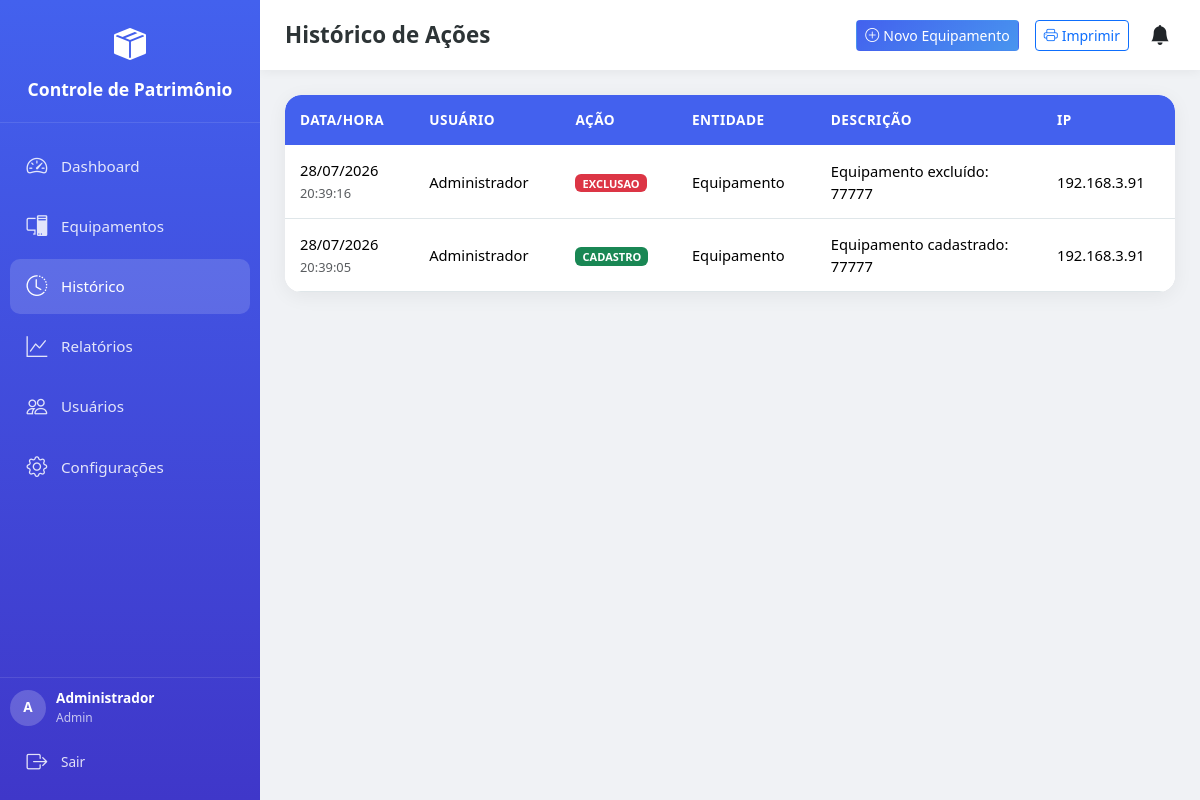
Page /historico (signed in) on the earlier database version.
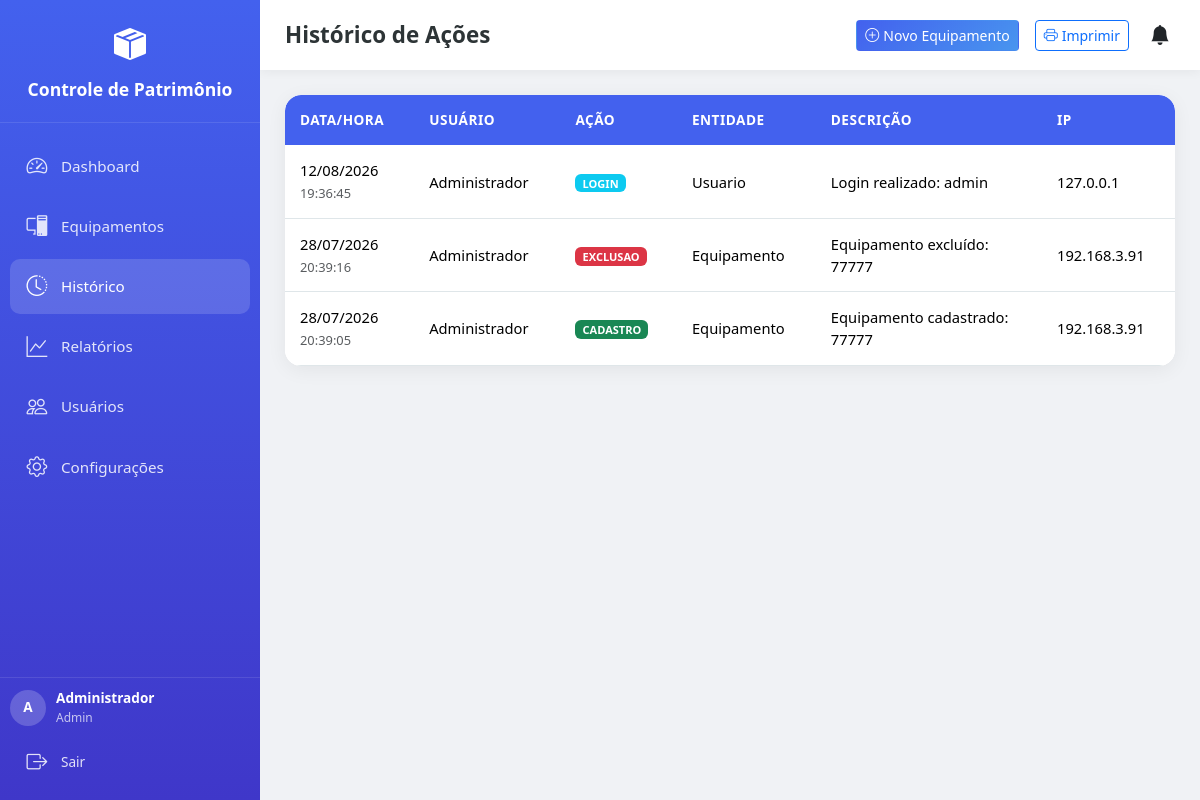
Same page on the later database version.
### app/models/models.py (models this page shows)
class Historico(db.Model):
    __tablename__ = 'historico'
    id = db.Column(db.Integer, primary_key=True)
    usuario_id = db.Column(db.Integer, db.ForeignKey('usuarios.id'), nullable=True)
    usuario_nome = db.Column(db.String(100))
    acao = db.Column(db.String(50), nullable=False)
    entidade = db.Column(db.String(50), nullable=False)
    entidade_id = db.Column(db.Integer)
    descricao = db.Column(db.Text)
    data = db.Column(db.DateTime, default=datetime.now)
    ip = db.Column(db.String(50))

### app/routes/main.py (the view)
@bp.route('/historico')
@login_required
def historico():
    page = request.args.get('page', 1, type=int)
    query = Historico.query.order_by(Historico.data.desc())
    pagination = query.paginate(page=page, per_page=50, error_out=False)
    config = Configuracao.query.first()
    return render_template('historico.html', historico=pagination.items, pagination=pagination, config=config)

### app/__init__.py (called while the page is built)
def create_app():
    app = Flask(__name__)
    app.config.from_object(Config)
    db.init_app(app)
    login_manager.init_app(app)
    login_manager.login_view = 'auth.login'
    login_manager.login_message = 'Por favor, faça login para acessar esta página.'
    login_manager.login_message_category = 'warning'
    with app.app_context():
        from app.routes import auth, main, api, admin
        app.register_blueprint(auth.bp)
        app.register_blueprint(main.bp)
        app.register_blueprint(api.bp, url_prefix='/api')
        app.register_blueprint(admin.bp, url_prefix='/admin')
        db.create_all()
        criar_admin_padrao()
        criar_config_padrao()
    @app.context_processor
    def inject_date():
        from datetime import date
        return dict(date=date)
    return app

### app/routes/auth.py (called while the page is built)
@login_manager.user_loader
def load_user(user_id):
    return Usuario.query.get(int(user_id))

### app/templates/historico.html (shortened to what this page needs)
{% extends "base.html" %}
{% block page_title %}Histórico de Ações{% endblock %}
{% block content %}
{% if current_user.is_admin %}
<div class="card-modern overflow-hidden animate-in">
    <div class="table-responsive">
        <table class="table table-modern mb-0">
            <thead>
                <tr>
                    <th>Data/Hora</th>
                    <th class="d-none d-md-table-cell">Usuário</th>
                    <th>Ação</th>
                    <th class="d-none d-lg-table-cell">Entidade</th>
                    <th>Descrição</th>
                    <th class="d-none d-xl-table-cell">IP</th>
                </tr>
            </thead>
            <tbody>
                {% for h in historico %}
                <tr>
                    <td>
                        <span class="d-block">{{ h.data.strftime('%d/%m/%Y') }}</span>
                        <small class="text-muted">{{ h.data.strftime('%H:%M:%S') }}</small>
                    </td>
                    <td class="d-none d-md-table-cell">{{ h.usuario_nome or 'Sistema' }}</td>
                    <td><span class="badge bg-{{ 'success' if h.acao=='CADASTRO' else 'warning' if h.acao=='EDICAO' else 'danger' if h.acao=='EXCLUSAO' else 'info' }}">{{ h.acao }}</span></td>
                    <td class="d-none d-lg-table-cell">{{ h.entidade }}</td>
                    <td>
                        {{ h.descricao or '-' }}
                    </td>
                    <td class="d-none d-xl-table-cell">{{ h.ip or '-' }}</td>
                </tr>
                {% else %}
                <tr><td colspan="6" class="text-center py-4 text-muted">Nenhum registro.</td></tr>
                {% endfor %}
            </tbody>
        </table>
    </div>
</div>
{% endif %}
{% endblock %}

Differences in the rows shown:
added Historico: data "12/08/2026", data "19:36:45", usuario_nome "Administrador", acao "LOGIN", entidade "Usuario", descricao "Login realizado: admin", ip "127.0.0.1"
